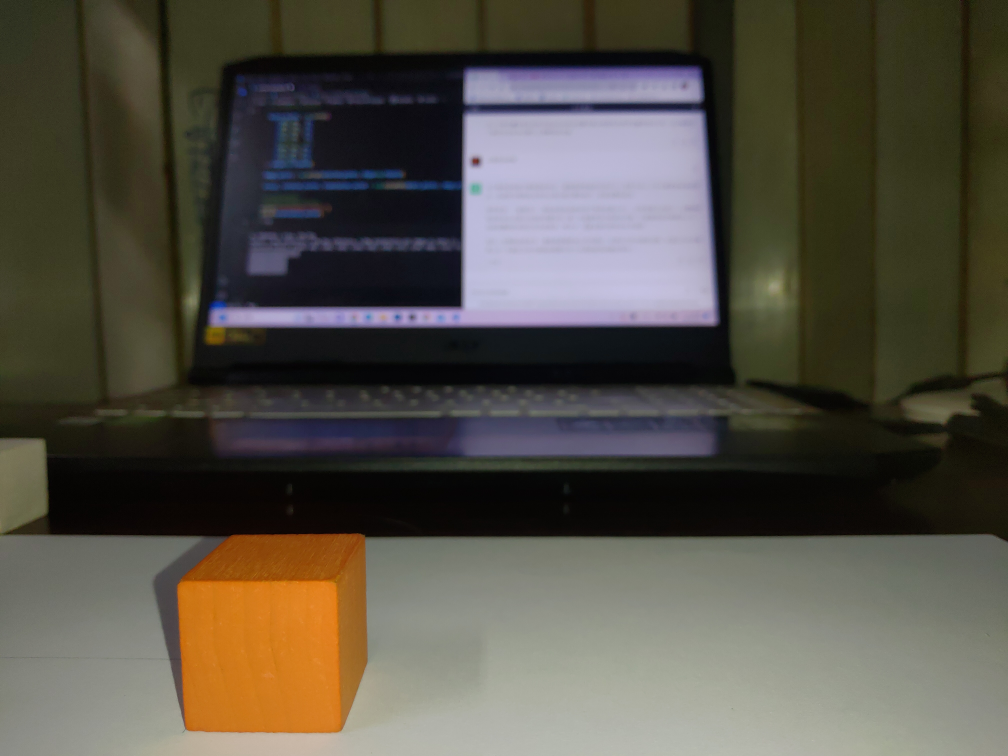
#> input picture 1012.jpg, 4032 x 3024 px (shown at 1/4 size)
$ python test.py
#> lines starting #> are read from the running program, lines starting #| are printed output that depends on the picture
import cv2
import numpy as np
img = cv2.imread("1012.jpg")
#> img is the input picture: shape (3024, 4032, 3); mean B, G, R 69.6, 79.9, 84.2

scaled = 600 / img.shape[0]
#> scaled = 0.198
img = cv2.resize(img, None, fx=scaled, fy=scaled)
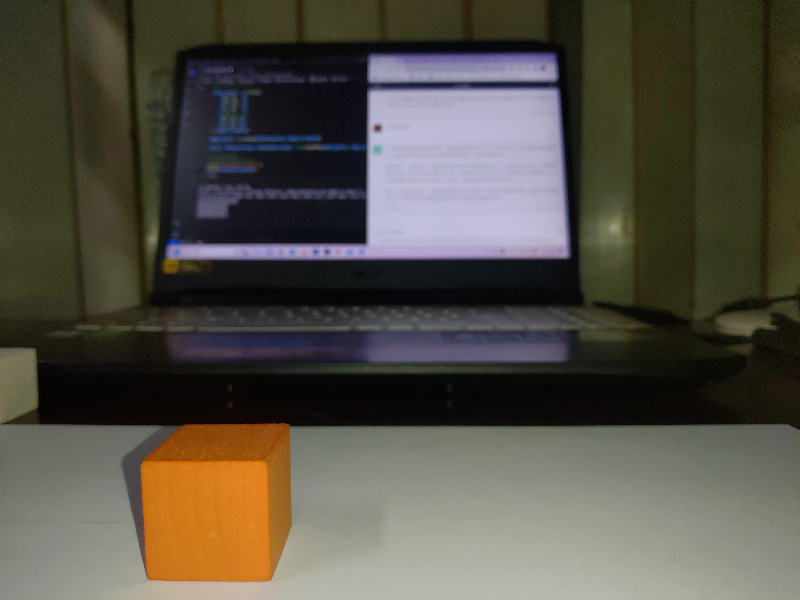
#> img: shape (600, 800, 3); mean B, G, R 69.5, 79.8, 84

camera_matrix = np.array([[605.65, 0, 396.27],
                          [0, 605.15, 298.49],
                          [0, 0, 1]], dtype=np.float32)
dist_coeff = np.array([0.21287, -1.3059, 0.00038015, 0.00074224, 2.202], dtype=np.float32)

selected_points = np.array([(146, 578), (271, 580), (295, 519), (183, 424), (141, 463), (269, 461), (289, 423)], dtype=np.int32)
selected_points_3D = np.array([[[146, 578, 0], [271, 580, 0], [295, 519, 0], [183, 424, 0], [141, 463, 0], [269, 461, 0], [289, 423, 0]]], dtype=np.int32)

object_points = np.array([
    # [0, 0,   0],#1
    [0, 25,  0],#2
    [25, 25,  0],#3
    [25, 0,   0],#4
    [0, 0,  25],#5
    [0, 25, 25],#6
    [25, 25, 25],#7
    [25, 0,  25],#8
], dtype=np.float32)

image_points = np.array(selected_points, dtype=np.float32)

retval, rvec, tvec = cv2.solvePnP(object_points, image_points, camera_matrix, dist_coeff)

axis = np.float32([[3,0,0], [0,3,0], [0,0,-3]]).reshape(-1,3)

imgpts, jac = cv2.projectPoints(axis, rvec, tvec, camera_matrix, dist_coeff)
imgpts = imgpts.astype(np.int32)

img = cv2.line(img, (146, 578), tuple(imgpts[0].ravel()), (255,0,0), 5)
img = cv2.line(img, (146, 578), tuple(imgpts[1].ravel()), (0,255,0), 5)
img = cv2.line(img, (146, 578), tuple(imgpts[2].ravel()), (0,0,255), 5)
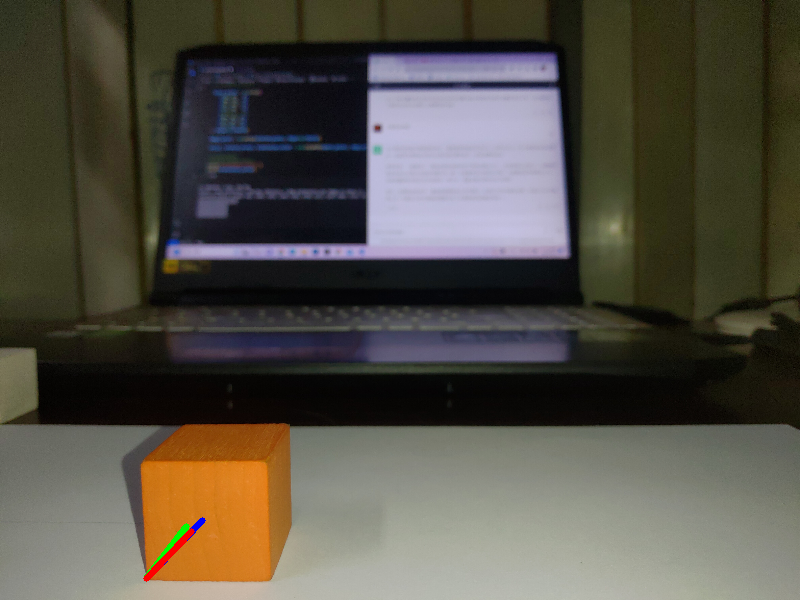
#> img: shape (600, 800, 3); mean B, G, R 69.5, 79.7, 83.9

cv2.imshow("test", img)
cv2.waitKey(0)
cv2.destroyAllWindows()
print("imgpts:")
print(imgpts)

$ run again, with test.jpg copied over 1012.jpg
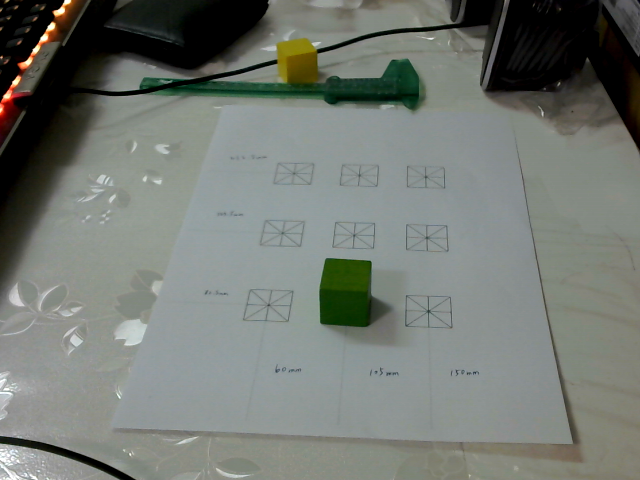
#> input picture test.jpg, 640 x 480 px
#> img is the input picture: shape (480, 640, 3); mean B, G, R 114.5, 120.5, 115.3
#> `img = cv2.line(img, (146, 578), tuple(imgpts[2].ravel()), (0,0,255), 5)`:
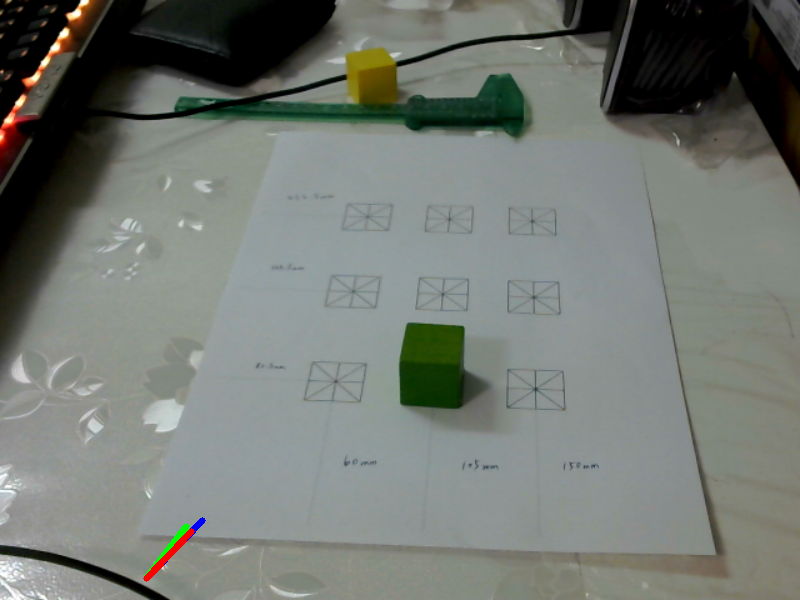
#> img: shape (600, 800, 3); mean B, G, R 114.2, 120.3, 115.2

$ run again, with test2.jpg copied over 1012.jpg
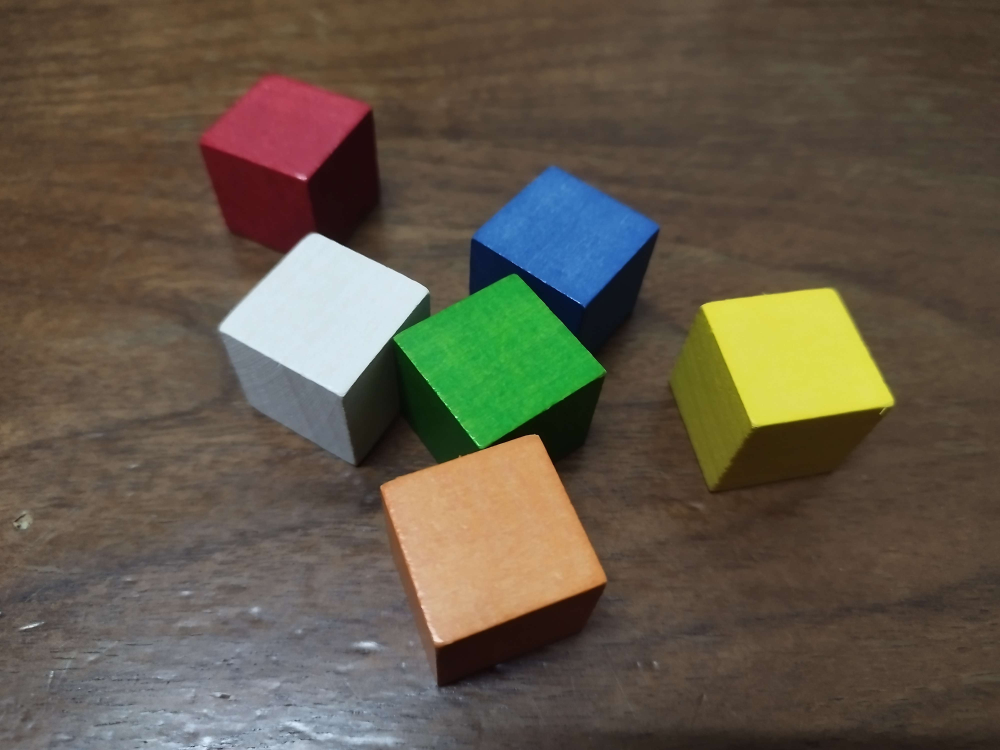
#> input picture test2.jpg, 4000 x 3000 px (shown at 1/4 size)
#> img is the input picture: shape (3000, 4000, 3); mean B, G, R 71.8, 88, 97.6
#> `img = cv2.resize(img, None, fx=scaled, fy=scaled)`:
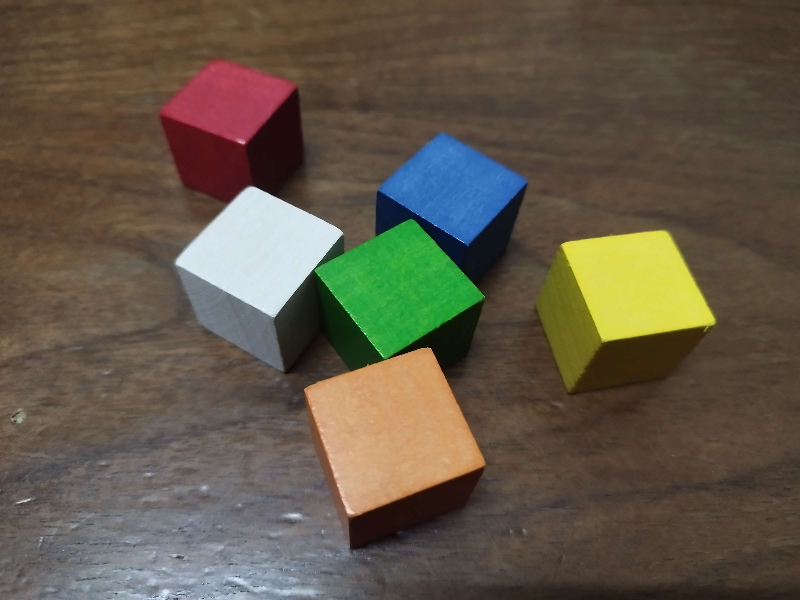
#> img: shape (600, 800, 3); mean B, G, R 71.8, 88, 97.6
#> `img = cv2.line(img, (146, 578), tuple(imgpts[2].ravel()), (0,0,255), 5)`:
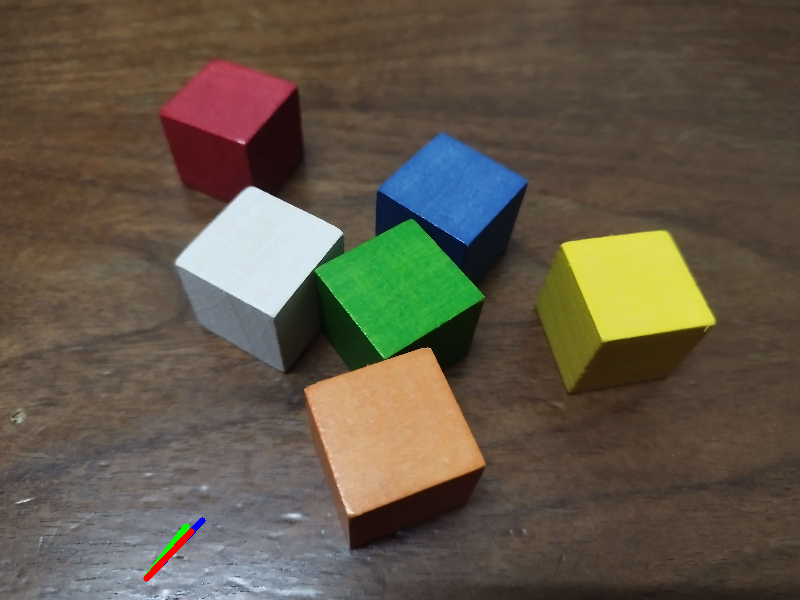
#> img: shape (600, 800, 3); mean B, G, R 71.6, 87.9, 97.6
